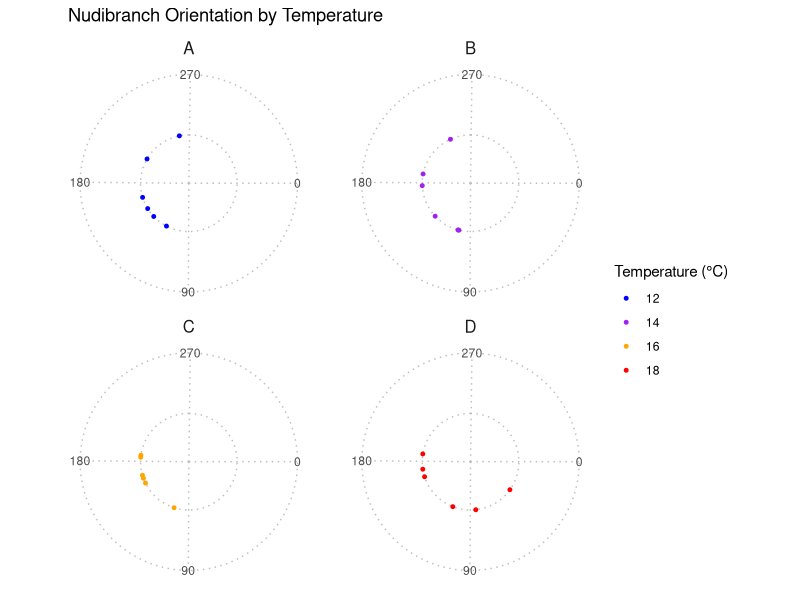

This figure's R source:
## ---- chunk 1
knitr::opts_chunk$set(echo = TRUE)
## ---- chunk 2
# Load necessary libraries
library(circular)
library(ggplot2)
library(dplyr)

# Load the dataset
nudibranch_data <- read.csv("raw_data/Meyknecht_Over_Parker_MRNE475_2024_rawpred.csv", sep = ",", header = TRUE)

# Calculate the average angle for each nudibranch (nudi_num) grouped by temperature
nudibranch_summary <- nudibranch_data %>%
  group_by(nudi_num, temp) %>%
  summarise(mean_fixdeg = mean(fixdeg, na.rm = TRUE), .groups = "drop")

# Convert the averaged angles to circular data
nudibranch_summary$circular_fixdeg <- circular(
  nudibranch_summary$mean_fixdeg,
  units = "degrees",
  template = "none",
  modulo = "2pi",
  zero = 0,
  rotation = "clock"
)

# Define a color palette for temperatures
color_mapping <- c("12" = "blue", "14" = "purple", "16" = "orange", "18" = "red")

# Add a column for colors
nudibranch_summary <- nudibranch_summary %>%
  mutate(color = color_mapping[as.character(temp)])

# Create a facetted circular plot
ggplot(nudibranch_summary, aes(x = mean_fixdeg, y = 1, color = as.factor(temp))) +
  geom_point(
    size = 1,                   # Adjust point size for visibility
    position = position_jitter(width = 1, height = 0)  # Slight horizontal jitter for stacking
  ) +
  coord_polar(start = pi/2) +  # Start at 90° (bottom), counter-clockwise rotation
  scale_x_continuous(
    breaks = seq(0, 360, 90),   # Define degree breaks (0, 90, 180, 270)
    limits = c(0, 359)         # Circular limits
    ) +
  facet_wrap(~temp, ncol = 2, strip.position = "top", 
             labeller = labeller(temp = c("12" = "A", "14" = "B", "16" = "C", "18" = "D"))) +  # Change facet labels to A, B, C, D
  scale_color_manual(
    values = color_mapping,  # Map colors to temperature groups
    name = "Temperature (°C)"
  ) +
  labs(
    title = "Nudibranch Orientation by Temperature",
    x = NULL,
    y = NULL
  ) +
  theme_minimal() +
  theme(
    axis.text.y = element_blank(),             # Remove radial axis text
    axis.ticks.y = element_blank(),            # Remove radial axis ticks
    panel.grid.minor = element_blank(),        # Remove minor grid lines
    panel.grid.major = element_line(color = "gray", linetype = "dotted"),
    panel.spacing.x = unit(2, "lines"),        # Increase space between facets
    strip.background = element_blank(),        # Remove background of facet labels
    strip.text = element_text(size = 12)       # Make facet labels larger
  )
